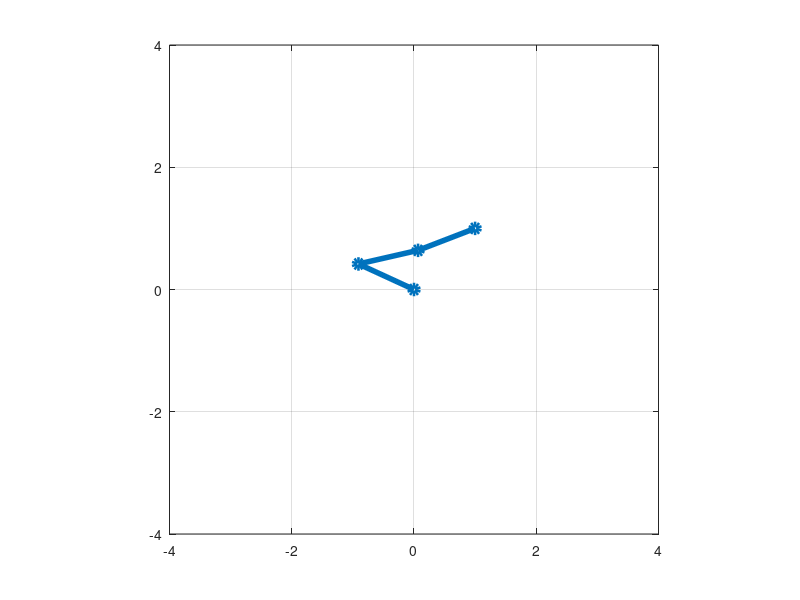

Write the MATLAB code that produced this figure. (Note: this script raises an error after producing the figure.)
% 3 link robotic arm simulator. brute force from one place to another suing forward kinematics.
clc
clear
close all

%% Initial conditions
theta1=pi/12;
theta2=pi/12;
theta3=pi/12;
L1=1;
L2=1;
L3=1;
deltatheta1=0;
deltatheta2=0; 
deltatheta3=0; %theta1,2,3 velocity
Xc=1;
Yc=1;
a = 0;
b = 0;

%% moving initial point to ending point
while a == 0 
   while b == 0
     theta1=theta1+deltatheta1/2;
     theta2=theta2+deltatheta2/2;
     theta3=theta3+deltatheta3/2;

     % Jacobian matrix and inverse Jacobian.
     J= [-L1*sind(theta1)-L2*sind(theta1+theta2)-L3*sind(theta1+theta2+theta3),...
     -L2*sind(theta1+theta2)-L3*sind(theta1+theta2+theta3),...
     -L3*sind(theta1+theta2+theta3);...
     L1*cosd(theta1)+L2*cosd(theta1+theta2)+L3*cosd(theta1+theta2+theta3),...
     L2*cosd(theta1+theta2)+L3*cosd(theta1+theta2+theta3),...
     L3*cosd(theta1+theta2+theta3)];
     pseudoJ = pinv(J); 
     
     % End-effector location
     P3 = [L1*cosd(theta1)+L2*cosd(theta1+theta2)+L3*cosd(theta1+theta2+theta3);...
     L2*sind(theta1)+L2*sind(theta1+theta2)+L3*sind(theta1+theta2+theta3)]';
     P0 = [0 0];
      
     % Location of the middle two joints
     P1 = [L1*cosd(theta1) ; L1*sind(theta1)]';
     P2 = P1 + [L2*cosd(theta1+theta2);L2*sind(theta1+theta2)]';
     Q1=[P0(1,1) P1(1,1) P2(1,1) P3(1,1)];
     Q2=[P0(1,2) P1(1,2) P2(1,2) P3(1,2)];
     Img = plot(Q1,Q2,'-o','LineWidth',4);
     axis([-4,4,-4,4]);
     axis square
     grid on;
     Xinit=P3(1,1);
     Yinit=P3(1,2);
     Xend=Xc;
     Yend=Yc; 
     Xspeed=(Xend-Xinit);
     Yspeed=(Yend-Yinit);
     OrinEnd=atan2d(Yend,Xend);
     Orininit=atan2d(Yinit,Xinit);
     orin_error=OrinEnd-Orininit;

     % converging at error = 0.01 
     if abs(orin_error)<=0.01
        b=1;
     end
     
     thetadot=pseudoJ*[Xspeed;Yspeed];
     theta1dot=thetadot(1,1);
     theta2dot=thetadot(2,1);
     theta3dot=thetadot(3,1);
     deltatheta1=rad2deg(theta1dot); 
     deltatheta2=rad2deg(theta2dot);
     deltatheta3=rad2deg(theta3dot);
     pause(0.01);
   end
   
   %% taking input from cursor
   if b==1
       [Xc,Yc,buttons] = ginput;
       b=0;
   end
end
